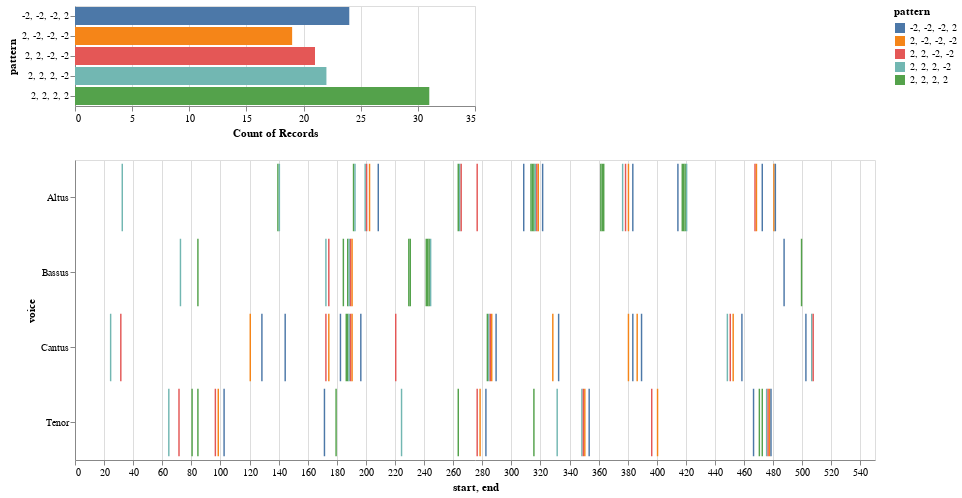

Notebook source saved alongside this figure:
### Markdown cell above
* We would pass the list of patterns into the `patterns` parametter.

### Code cell
viz_demo.plot_ngrams_heatmap(mel_ngrams, selected_patterns=mel_ngrams_top_patterns_list)

### Figure 1 — Vega-Lite specification as saved in the notebook (floating-point values rounded to 4 significant figures)
{"config": {"view": {"continuousWidth": 400, "continuousHeight": 300}}, "vconcat": [{"mark": "bar", "encoding": {"color": {"type": "nominal", "field": "pattern"}, "opacity": {"condition": {"value": 1, "selection": "selector003"}, "value": 0.2}, "x": {"type": "nominal", "aggregate": "count", "field": "pattern"}, "y": {"type": "nominal", "field": "pattern"}}, "selection": {"selector003": {"type": "multi", "fields": ["pattern"]}}}, {"mark": "bar", "encoding": {"color": {"type": "nominal", "field": "pattern"}, "opacity": {"condition": {"value": 1, "selection": "selector003"}, "value": 0.2}, "tooltip": [{"type": "quantitative", "field": "start"}, {"type": "quantitative", "field": "end"}, {"type": "nominal", "field": "pattern"}], "x": {"type": "quantitative", "field": "start"}, "x2": {"field": "end"}, "y": {"type": "nominal", "field": "voice"}}, "height": 300, "selection": {"selector003": {"type": "multi", "fields": ["pattern"]}, "selector004": {"type": "interval", "bind": "scales", "encodings": ["x", "y"]}}, "width": 800}], "data": {"name": "data-624b1841901e78607efc2d60fbc8f4c6"}, "$schema": "https://vega.github.io/schema/vega-lite/v4.8.1.json", "datasets": {"data-624b1841901e78607efc2d60fbc8f4c6": [{"start": 24.0, "voice": "Cantus", "pattern": "2, 2, 2, -2", "end": 25.0}, {"start": 31.0, "voice": "Cantus", "pattern": "2, 2, -2, -2", "end": 32.0}, {"start": 120.0, "voice": "Cantus", "pattern": "2, -2, -2, -2", "end": 121.0}, {"start": 128.0, "voice": "Cantus", "pattern": "-2, -2, -2, 2", "end": 129.0}, {"start": 144.0, "voice": "Cantus", "pattern": "-2, -2, -2, 2", "end": 145.0}, {"start": 172.0, "voice": "Cantus", "pattern": "2, 2, -2, -2", "end": 173.0}, {"start": 174.0, "voice": "Cantus", "pattern": "2, -2, -2, -2", "end": 175.0}, {"start": 182.0, "voice": "Cantus", "pattern": "-2, -2, -2, 2", "end": 183.0}, {"start": 186.0, "voice": "Cantus", "pattern": "2, 2, 2, 2", "end": 187.0}, {"start": 187.0, "voice": "Cantus", "pattern": "2, 2, 2, 2", "end": 188.0}, {"start": 188.0, "voice": "Cantus", "pattern": "2, 2, 2, -2", "end": 189.0}, {"start": 189.0, "voice": "Cantus", "pattern": "2, 2, -2, -2", "end": 190.0}, {"start": 190.0, "voice": "Cantus", "pattern": "2, -2, -2, -2", "end": 191.0}, {"start": 196.0, "voice": "Cantus", "pattern": "-2, -2, -2, 2", "end": 197.0}, {"start": 220.0, "voice": "Cantus", "pattern": "2, 2, -2, -2", "end": 221.0}, {"start": 283.0, "voice": "Cantus", "pattern": "2, 2, 2, 2", "end": 284.0}, {"start": 284.0, "voice": "Cantus", "pattern": "2, 2, 2, -2", "end": 285.0}, {"start": 285.0, "voice": "Cantus", "pattern": "2, 2, -2, -2", "end": 286.0}, {"start": 286.0, "voice": "Cantus", "pattern": "2, -2, -2, -2", "end": 287.0}, {"start": 289.0, "voice": "Cantus", "pattern": "-2, -2, -2, 2", "end": 290.0}, {"start": 328.0, "voice": "Cantus", "pattern": "2, -2, -2, -2", "end": 329.0}, {"start": 332.0, "voice": "Cantus", "pattern": "-2, -2, -2, 2", "end": 333.0}, {"start": 380.0, "voice": "Cantus", "pattern": "2, -2, -2, -2", "end": 381.0}, {"start": 383.0, "voice": "Cantus", "pattern": "-2, -2, -2, 2", "end": 384.0}, {"start": 386.0, "voice": "Cantus", "pattern": "2, -2, -2, -2", "end": 387.0}, {"start": 389.0, "voice": "Cantus", "pattern": "-2, -2, -2, 2", "end": 390.0}, {"start": 448.0, "voice": "Cantus", "pattern": "2, 2, 2, -2", "end": 449.0}, {"start": 450.0, "voice": "Cantus", "pattern": "2, 2, -2, -2", "end": 451.0}, {"start": 452.0, "voice": "Cantus", "pattern": "2, -2, -2, -2", "end": 453.0}, {"start": 458.0, "voice": "Cantus", "pattern": "-2, -2, -2, 2", "end": 459.0}, {"start": 502.0, "voice": "Cantus", "pattern": "-2, -2, -2, 2", "end": 503.0}, {"start": 506.0, "voice": "Cantus", "pattern": "2, 2, 2, -2", "end": 507.0}, {"start": 507.0, "voice": "Cantus", "pattern": "2, 2, -2, -2", "end": 508.0}, {"start": 32.0, "voice": "Altus", "pattern": "2, 2, 2, -2", "end": 33.0}, {"start": 139.0, "voice": "Altus", "pattern": "2, 2, 2, 2", "end": 140.0}, {"start": 140.0, "voice": "Altus", "pattern": "2, 2, 2, -2", "end": 141.0}, {"start": 191.0, "voice": "Altus", "pattern": "2, 2, 2, 2", "end": 192.0}, {"start": 192.0, "voice": "Altus", "pattern": "2, 2, 2, -2", "end": 193.0}, {"start": 199.0, "voice": "Altus", "pattern": "2, 2, 2, -2", "end": 200.0}, {"start": 200.0, "voice": "Altus", "pattern": "2, 2, -2, -2", "end": 201.0}, {"start": 202.0, "voice": "Altus", "pattern": "2, -2, -2, -2", "end": 203.0}, {"start": 208.0, "voice": "Altus", "pattern": "-2, -2, -2, 2", "end": 209.0}, {"start": 263.0, "voice": "Altus", "pattern": "2, 2, 2, 2", "end": 264.0}, {"start": 264.0, "voice": "Altus", "pattern": "2, 2, 2, -2", "end": 265.0}, {"start": 265.0, "voice": "Altus", "pattern": "2, 2, -2, -2", "end": 266.0}, {"start": 276.0, "voice": "Altus", "pattern": "2, 2, -2, -2", "end": 277.0}, {"start": 308.0, "voice": "Altus", "pattern": "-2, -2, -2, 2", "end": 309.0}, {"start": 313.0, "voice": "Altus", "pattern": "2, 2, 2, 2", "end": 314.0}, {"start": 314.0, "voice": "Altus", "pattern": "2, 2, 2, 2", "end": 315.0}, {"start": 315.0, "voice": "Altus", "pattern": "2, 2, 2, 2", "end": 316.0}, {"start": 316.0, "voice": "Altus", "pattern": "2, 2, 2, -2", "end": 317.0}, {"start": 317.0, "voice": "Altus", "pattern": "2, 2, -2, -2", "end": 318.0}, {"start": 318.0, "voice": "Altus", "pattern": "2, -2, -2, -2", "end": 319.0}, {"start": 321.0, "voice": "Altus", "pattern": "-2, -2, -2, 2", "end": 322.0}, {"start": 361.0, "voice": "Altus", "pattern": "2, 2, 2, 2", "end": 362.0}, {"start": 362.0, "voice": "Altus", "pattern": "2, 2, 2, 2", "end": 363.0}, {"start": 363.0, "voice": "Altus", "pattern": "2, 2, 2, 2", "end": 364.0}, {"start": 376.0, "voice": "Altus", "pattern": "2, 2, 2, -2", "end": 377.0}, {"start": 378.0, "voice": "Altus", "pattern": "2, 2, -2, -2", "end": 379.0}, {"start": 380.0, "voice": "Altus", "pattern": "2, -2, -2, -2", "end": 381.0}, {"start": 383.0, "voice": "Altus", "pattern": "-2, -2, -2, 2", "end": 384.0}, {"start": 414.0, "voice": "Altus", "pattern": "-2, -2, -2, 2", "end": 415.0}, {"start": 417.0, "voice": "Altus", "pattern": "2, 2, 2, 2", "end": 418.0}, {"start": 418.0, "voice": "Altus", "pattern": "2, 2, 2, 2", "end": 419.0}, {"start": 419.0, "voice": "Altus", "pattern": "2, 2, 2, 2", "end": 420.0}, {"start": 420.0, "voice": "Altus", "pattern": "2, 2, 2, -2", "end": 421.0}, {"start": 467.0, "voice": "Altus", "pattern": "2, 2, -2, -2", "end": 468.0}, {"start": 468.0, "voice": "Altus", "pattern": "2, -2, -2, -2", "end": 469.0}, {"start": 472.0, "voice": "Altus", "pattern": "-2, -2, -2, 2", "end": 473.0}, {"start": 480.0, "voice": "Altus", "pattern": "2, -2, -2, -2", "end": 481.0}, {"start": 481.0, "voice": "Altus", "pattern": "-2, -2, -2, 2", "end": 482.0}, {"start": 64.0, "voice": "Tenor", "pattern": "2, 2, 2, -2", "end": 65.0}, {"start": 71.0, "voice": "Tenor", "pattern": "2, 2, -2, -2", "end": 72.0}, {"start": 80.0, "voice": "Tenor", "pattern": "2, 2, 2, 2", "end": 81.0}, {"start": 84.0, "voice": "Tenor", "pattern": "2, 2, 2, 2", "end": 85.0}, {"start": 96.0, "voice": "Tenor", "pattern": "2, 2, -2, -2", "end": 97.0}, {"start": 98.0, "voice": "Tenor", "pattern": "2, -2, -2, -2", "end": 99.0}, {"start": 102.0, "voice": "Tenor", "pattern": "-2, -2, -2, 2", "end": 103.0}, {"start": 171.0, "voice": "Tenor", "pattern": "-2, -2, -2, 2", "end": 172.0}, {"start": 179.0, "voice": "Tenor", "pattern": "2, 2, 2, 2", "end": 180.0}, {"start": 224.0, "voice": "Tenor", "pattern": "2, 2, 2, -2", "end": 225.0}, {"start": 263.0, "voice": "Tenor", "pattern": "2, 2, 2, 2", "end": 264.0}, {"start": 276.0, "voice": "Tenor", "pattern": "2, 2, -2, -2", "end": 277.0}, {"start": 278.0, "voice": "Tenor", "pattern": "2, -2, -2, -2", "end": 279.0}, {"start": 282.0, "voice": "Tenor", "pattern": "-2, -2, -2, 2", "end": 283.0}, {"start": 315.0, "voice": "Tenor", "pattern": "2, 2, 2, 2", "end": 316.0}, {"start": 331.0, "voice": "Tenor", "pattern": "2, 2, 2, -2", "end": 332.0}, {"start": 348.0, "voice": "Tenor", "pattern": "2, 2, 2, -2", "end": 349.0}, {"start": 349.0, "voice": "Tenor", "pattern": "2, 2, -2, -2", "end": 350.0}, {"start": 350.0, "voice": "Tenor", "pattern": "2, -2, -2, -2", "end": 351.0}, {"start": 353.0, "voice": "Tenor", "pattern": "-2, -2, -2, 2", "end": 354.0}, {"start": 396.0, "voice": "Tenor", "pattern": "2, 2, -2, -2", "end": 397.0}, {"start": 400.0, "voice": "Tenor", "pattern": "2, -2, -2, -2", "end": 401.0}, {"start": 466.0, "voice": "Tenor", "pattern": "-2, -2, -2, 2", "end": 467.0}, {"start": 470.0, "voice": "Tenor", "pattern": "2, 2, 2, 2", "end": 471.0}, {"start": 472.0, "voice": "Tenor", "pattern": "2, 2, 2, 2", "end": 473.0}, {"start": 475.0, "voice": "Tenor", "pattern": "2, 2, 2, -2", "end": 476.0}, {"start": 476.0, "voice": "Tenor", "pattern": "2, 2, -2, -2", "end": 477.0}, {"start": 477.0, "voice": "Tenor", "pattern": "2, -2, -2, -2", "end": 478.0}, {"start": 478.0, "voice": "Tenor", "pattern": "-2, -2, -2, 2", "end": 479.0}, {"start": 72.0, "voice": "Bassus", "pattern": "2, 2, 2, -2", "end": 73.0}, {"start": 84.0, "voice": "Bassus", "pattern": "2, 2, 2, 2", "end": 85.0}, {"start": 172.0, "voice": "Bassus", "pattern": "2, 2, 2, -2", "end": 173.0}, {"start": 174.0, "voice": "Bassus", "pattern": "2, 2, -2, -2", "end": 175.0}, {"start": 184.0, "voice": "Bassus", "pattern": "2, 2, 2, 2", "end": 185.0}, {"start": 187.0, "voice": "Bassus", "pattern": "2, 2, 2, 2", "end": 188.0}, {"start": 188.0, "voice": "Bassus", "pattern": "2, 2, 2, -2", "end": 189.0}, {"start": 189.0, "voice": "Bassus", "pattern": "2, 2, -2, -2", "end": 190.0}, {"start": 190.0, "voice": "Bassus", "pattern": "2, -2, -2, -2", "end": 191.0}, {"start": 229.0, "voice": "Bassus", "pattern": "2, 2, 2, 2", "end": 230.0}, {"start": 230.0, "voice": "Bassus", "pattern": "2, 2, 2, 2", "end": 231.0}, {"start": 241.0, "voice": "Bassus", "pattern": "2, 2, 2, 2", "end": 242.0}, {"start": 242.0, "voice": "Bassus", "pattern": "2, 2, 2, 2", "end": 243.0}, {"start": 243.0, "voice": "Bassus", "pattern": "2, 2, 2, 2", "end": 244.0}, {"start": 244.0, "voice": "Bassus", "pattern": "2, 2, 2, -2", "end": 245.0}, {"start": 487.0, "voice": "Bassus", "pattern": "-2, -2, -2, 2", "end": 488.0}, {"start": 499.0, "voice": "Bassus", "pattern": "2, 2, 2, 2", "end": 500.0}]}}
